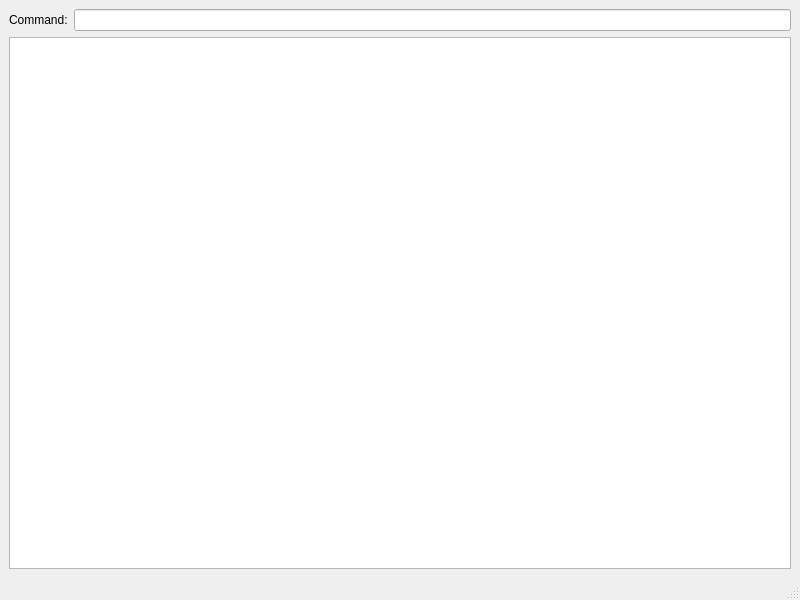
<ui version="4.0" >
 <class>JobAssignmentWindowUI</class>
 <widget class="QMainWindow" name="JobAssignmentWindowUI" >
  <property name="geometry" >
   <rect>
    <x>0</x>
    <y>0</y>
    <width>800</width>
    <height>600</height>
   </rect>
  </property>
  <property name="windowTitle" >
   <string>MainWindow</string>
  </property>
  <widget class="QWidget" name="centralwidget" >
   <layout class="QVBoxLayout" >
    <item>
     <layout class="QHBoxLayout" >
      <item>
       <widget class="QLabel" name="label" >
        <property name="text" >
         <string>Command:</string>
        </property>
       </widget>
      </item>
      <item>
       <widget class="QLineEdit" name="mCommandEdit" />
      </item>
     </layout>
    </item>
    <item>
     <widget class="QTextEdit" name="mLogText" />
    </item>
   </layout>
  </widget>
  <widget class="QMenuBar" name="menubar" >
   <property name="geometry" >
    <rect>
     <x>0</x>
     <y>0</y>
     <width>800</width>
     <height>30</height>
    </rect>
   </property>
  </widget>
  <widget class="QStatusBar" name="statusbar" />
 </widget>
 <resources/>
 <connections/>
</ui>
